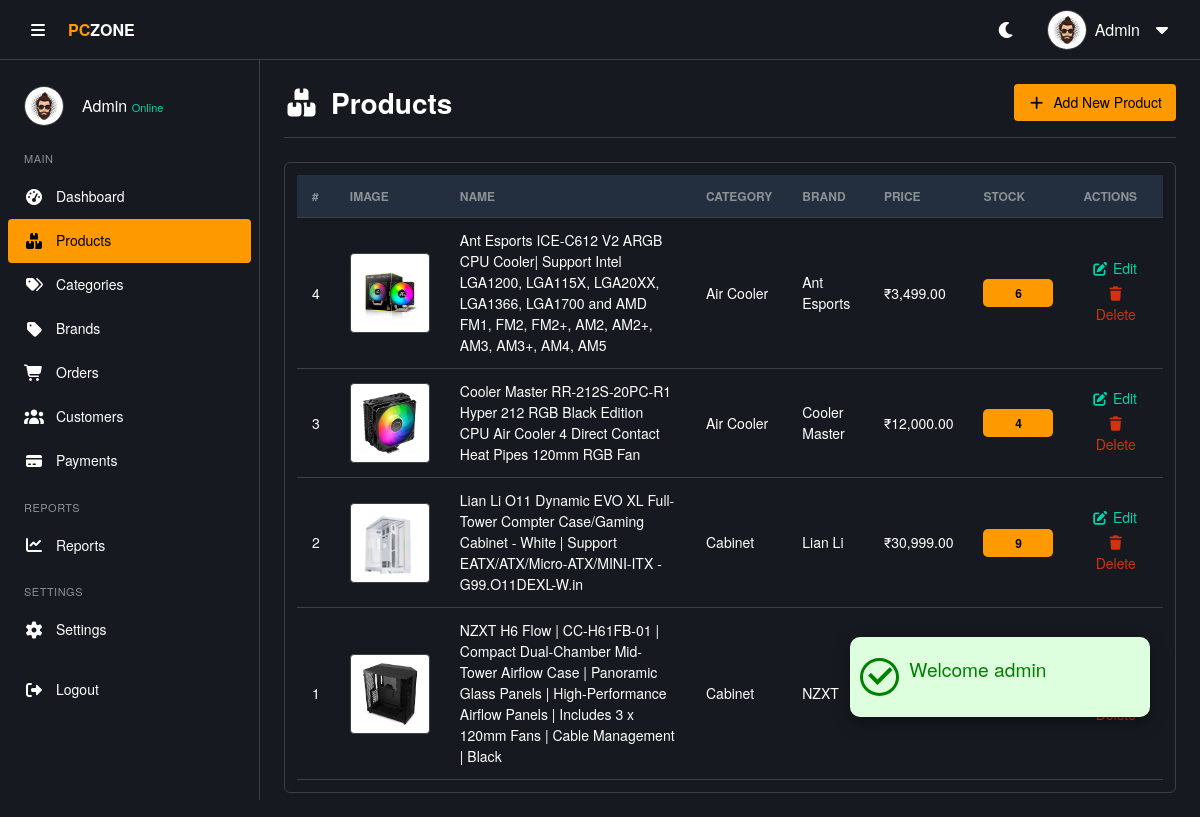
The app's page /admin/product.php (signed in) with its own data.
### tables this page shows
CREATE TABLE IF NOT EXISTS products (
   product_id  INT AUTO_INCREMENT PRIMARY KEY,
   product_name VARCHAR(250) NOT NULL,
   sku VARCHAR(50) UNIQUE,
   slug VARCHAR(250) UNIQUE,
   description TEXT,
   price DECIMAL(10, 2) NOT NULL,
   discount DECIMAL(6,2) DEFAULT 0,
   stock INT DEFAULT 0,
   weight DECIMAL(6,2),
   rating FLOAT DEFAULT 0,
   brand_id INT,
   category_id INT,
   main_image varchar(255) NOT NULL,
   image_1 varchar(255),
   image_2 varchar(255),
   image_3 varchar(255),
   platform ENUM('intel','amd','both','none') NOT NULL DEFAULT 'none',
   is_featured BOOLEAN DEFAULT 0,
   is_active BOOLEAN DEFAULT 1,
   created_at TIMESTAMP DEFAULT CURRENT_TIMESTAMP,
   updated_at TIMESTAMP DEFAULT CURRENT_TIMESTAMP ON UPDATE CURRENT_TIMESTAMP,
   FOREIGN KEY (category_id) REFERENCES categories(category_id) ON DELETE CASCADE,
   FOREIGN KEY (brand_id)     REFERENCES brands(brand_id)     ON DELETE CASCADE
);

CREATE TABLE IF NOT EXISTS categories (
    category_id INT AUTO_INCREMENT PRIMARY KEY,
    category_name VARCHAR(100) NOT NULL UNIQUE,
    parent_id INT DEFAULT NULL,
    icon_image VARCHAR(255) DEFAULT NULL,    
    level INT DEFAULT 0,
    slug VARCHAR(250) UNIQUE,
    status ENUM('active','inactive') NOT NULL DEFAULT 'active',
    sort_order INT DEFAULT 9999,
    created_at TIMESTAMP DEFAULT CURRENT_TIMESTAMP,
    updated_at TIMESTAMP DEFAULT CURRENT_TIMESTAMP ON UPDATE CURRENT_TIMESTAMP,
    FOREIGN KEY (parent_id) REFERENCES categories(category_id) ON DELETE SET NULL
);

CREATE TABLE IF NOT EXISTS brands (
    brand_id INT AUTO_INCREMENT PRIMARY KEY,
    brand_name VARCHAR(100) NOT NULL,
    category_id INT,
    slug VARCHAR(250) UNIQUE,
    FOREIGN KEY (category_id) REFERENCES categories(category_id) ON DELETE CASCADE
);

### includes/functions.php (called while the page is built, shortened)
<?php
function e($v)
{
  return htmlspecialchars($v ?? '');
}

### admin/product.php (the view, shortened to what this page needs)
<?php
require('../includes/functions.php');
$query = "SELECT p.product_id, p.product_name, p.description, p.price, p.stock, b.brand_name, c.category_name, p.main_image
          FROM products p
          LEFT JOIN brands b ON p.brand_id = b.brand_id
          LEFT JOIN categories c ON p.category_id = c.category_id
          ORDER BY p.product_id DESC";
$result = $conn->query($query);
$products = $result->fetch_all(MYSQLI_ASSOC);
?>
<!DOCTYPE html>
<html lang="en">
<head>
  <?php require('./includes/header-link.php') ?>
  <link rel="stylesheet" href="./assets/css/products.css">
</head>
<body>
  <?php require('./includes/alert.php');
  include './includes/header.php';
  include './includes/sidebar.php';
  ?>
  <main class="main-content">
    <div class="page-header">
      <h2><i class="fas fa-boxes"></i> Products</h2>
      <a href="./add_product.php" class="btn-add">
        <i class="fas fa-plus"></i> Add New Product
      </a>
    </div>
    <div class="table-container">
      <table class="data-table">
        <thead>
          <tr>
            <th>#</th>
            <th>Image</th>
            <th>Name</th>
            <th>Category</th>
            <th>Brand</th>
            <th>Price</th>
            <th>Stock</th>
            <th>Actions</th>
          </tr>
        </thead>
        <tbody>
          <?php if (empty($products)): ?>
            <tr>
              <td colspan="8" class="text-center py-4">No products found.</td>
            </tr>
            <?php else: foreach ($products as $product): ?>
              <?php
              $pdata = [
                "id" => (int)$product["product_id"],
                "name" => $product["product_name"],
                "description" => $product["description"],
                "price" => number_format((float)$product["price"], 2),
                "stock" => (int)$product["stock"],
                "brand" => $product["brand_name"] ?? 'N/A',
                "category" => $product["category_name"] ?? 'N/A',
                "image" => $product["main_image"] ?? ''
              ];
              ?>
              <tr class="product-row" data-product='<?= e(json_encode($pdata)) ?>' style="cursor: pointer;">
                <td><?= (int)$product['product_id'] ?></td>
                <td>
                  <?php
                  $imagePath = '';
                  if (!empty($product['main_image'])) {
                    $candidate1 = '../uploads/' . $product['main_image'];
                    $candidate2 = '../assets/images/products/' . $product['main_image'];
                    if (file_exists($candidate1)) $imagePath = $candidate1;
                    elseif (file_exists($candidate2)) $imagePath = $candidate2;
                  }
                  if ($imagePath): ?>
                    <img src="<?= e($imagePath) ?>" alt="<?= e($product['product_name']) ?>" class="product-thumb">
                  <?php endif; ?>
                </td>
                <td><?= e($product['product_name']) ?></td>
                <td><?= e($product['category_name'] ?? 'N/A') ?></td>
                <td><?= e($product['brand_name'] ?? 'N/A') ?></td>
                <td>₹<?= number_format((float)$product['price'], 2) ?></td>
                <td>
                  <?php
                  $stock = (int)$product['stock'];
                  $stock_class = 'completed';
                  if ($stock < 10) $stock_class = 'pending';
                  ?>
                  <span class="badge-status <?= $stock_class ?>"><?= $stock ?></span>
                </td>
                <td>
                  <a href="edit_product.php?product_id=<?= (int)$product['product_id'] ?>" class="btn-edit"><i class="fas fa-edit"></i> Edit</a>
                  <button class="btn-delete"
                    data-bs-toggle="modal"
                    data-bs-target="#deleteConfirmModal"
                    data-delete-url="delete.php?product=<?= (int)$product['product_id'] ?>">
                    <i class="fas fa-trash"></i> Delete
                  </button>
                </td>
              </tr>
          <?php endforeach;
          endif; ?>
        </tbody>
      </table>
    </div>
  </main>
</body>
</html>

### admin/assets/css/style.css (style rules this page uses)
* { margin: 0; padding: 0; box-sizing: border-box; }
body { font-family: "Amazon Ember", "Helvetica Neue", Roboto, Arial, sans-serif; font-size: 16px; line-height: 1.5; background-color: var(--bg-body); color: var(--text-color); transition: background-color 0.3s, color 0.3s; }
:root { --bg-body: #16191f; --bg-section: #16191f; --bg-card: #16191f; --bg-input: #0d1117; --text-color: #ffffff; --text-muted: #8c9196; --border-color: #3c4043; --primary: #ff9900; --primary-hover: #ffad33; --primary-text: #000000; --hover-bg: #2a3139; --table-header: #232f3e; --scroll-track: #16191f; --success: #00d4aa; --danger: #d13212; --warning: #ff9900; --success-bg: rgba(0, 212, 170, 0.1); --danger-bg: rgba(209, 50, 18, 0.1); --warning-bg: rgba(255, 153, 0, 0.1); --transition: all 0.3s ease; }
.main-content { margin-left: 260px; padding: 24px; padding-top: 84px; transition: margin-left 0.3s, width 0.3s; background-color: var(--bg-body); min-height: 100vh; }
.page-header { display: flex; justify-content: space-between; align-items: center; margin-bottom: 24px; padding-bottom: 16px; border-bottom: 1px solid var(--border-color); }
.page-header h2, .page-header h3 { font-size: 1.75rem; font-weight: 600; margin: 0; color: var(--text-color); display: flex; align-items: center; gap: 12px; }
.table-container { width: 100%; max-width: 100%; background-color: var(--bg-section); border: 1px solid var(--border-color); border-radius: 6px; overflow-x: auto; padding: 12px; }
.data-table, .product-table { width: 100%; border-collapse: collapse; font-size: 14px; color: var(--text-color); }
.data-table { width: 100%; border-collapse: collapse; font-size: 14px; }
.data-table th, .data-table td { padding: 12px 15px; text-align: left; border-bottom: 1px solid var(--border-color); color: var(--text-color); vertical-align: middle; }
.data-table th { background-color: var(--table-header); color: var(--text-muted); font-weight: 600; font-size: 12px; text-transform: uppercase; }
.btn-add, .btn-success { background-color: var(--primary); color: var(--primary-text); border: none; border-radius: 4px; padding: 8px 14px; font-weight: 500; font-size: 14px; text-decoration: none; display: inline-flex; align-items: center; gap: 8px; cursor: pointer; }
.btn-edit, .btn-delete { background: none; border: none; padding: 4px 8px; cursor: pointer; text-decoration: none; font-size: 14px; }
.btn-edit { color: var(--success); }
.btn-delete { color: var(--danger); }
.badge-status { padding: 5px 10px; border-radius: 5px; font-size: 12px; font-weight: 600; text-align: center; display: inline-block; min-width: 70px; }
.badge-status.completed, .badge-status.paid, .badge-status.active { background-color: var(--success); color: var(--primary-text); }
.badge-status.pending, .badge-status.shipped, .badge-status.processing { background-color: var(--warning); color: var(--primary-text); }
.popup > .icon > i { font-size: 2rem; border-radius: 50%; margin: 0 10px; font-weight: 700; }
.popup-success > .icon > i { background-color: #ddffdd; color: green; border: 3px solid green; border-radius: 50%; }

### admin/assets/css/products.css (style rules this page uses)
.product-thumb { width: 80px; height: 80px; object-fit: contain; background-color: #fff; border: 1px solid var(--border-color); border-radius: 4px; padding: 5px; }

### records on screen
products: product_id "4", main_image (picture), product_name "Ant Esports ICE-C612 V2 ARGB CPU Cooler| Support Intel LGA1200, LGA115X, LGA20XX, LGA1366, LGA1700 and AMD FM1, FM2, FM2+, AM2, AM2+, AM3, AM3+, AM4, AM5", category.category_name "Air Cooler", brand.brand_name "Ant Esports", price "3,499.00", stock "6"
products: product_id "3", main_image (picture), product_name "Cooler Master RR-212S-20PC-R1 Hyper 212 RGB Black Edition CPU Air Cooler 4 Direct Contact Heat Pipes 120mm RGB Fan", category.category_name "Air Cooler", brand.brand_name "Cooler Master", price "12,000.00", stock "4"
products: product_id "2", main_image (picture), product_name "Lian Li O11 Dynamic EVO XL Full-Tower Compter Case/Gaming Cabinet - White | Support EATX/ATX/Micro-ATX/MINI-ITX - G99.O11DEXL-W.in", category.category_name "Cabinet", brand.brand_name "Lian Li", price "30,999.00", stock "9"
products: product_id "1", main_image (picture), product_name "NZXT H6 Flow | CC-H61FB-01 | Compact Dual-Chamber Mid-Tower Airflow Case | Panoramic Glass Panels | High-Performance Airflow Panels | Includes 3 x 120mm Fans | Cable Management | Black", category.category_name "Cabinet", brand.brand_name "NZXT"

### other values on screen
$_SESSION['message']['title'] "Welcome admin"
$userName "Admin"
$_SESSION['full_name'] "Admin"
